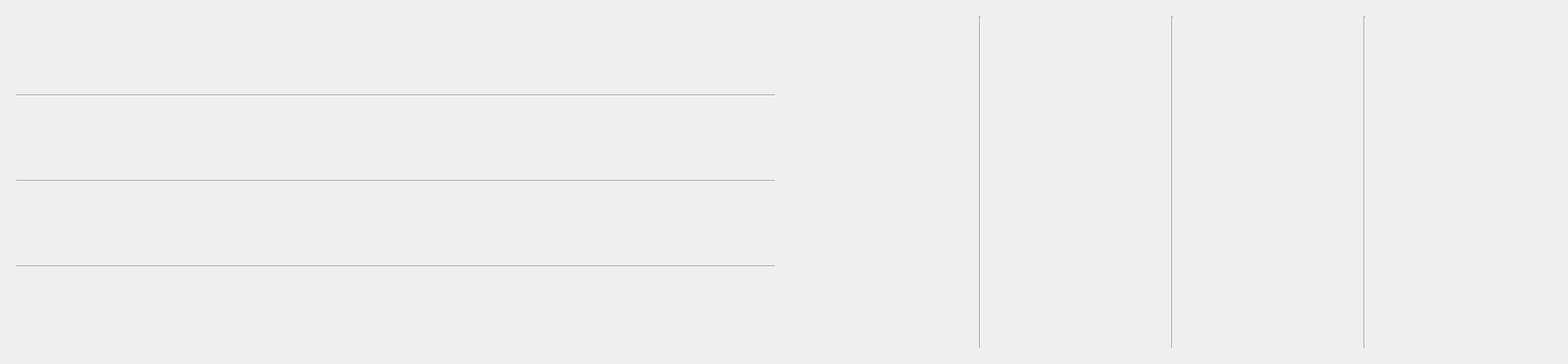
          <widget class="QWidget" name="page_17">
           <property name="geometry">
            <rect>
             <x>0</x>
             <y>0</y>
             <width>1925</width>
             <height>447</height>
            </rect>
           </property>
           <attribute name="label">
            <string>Lines/Separators</string>
           </attribute>
           <layout class="QGridLayout" name="gridLayout_5">
            <item row="0" column="0">
             <widget class="QWidget" name="widget_12" native="true">
              <layout class="QGridLayout" name="gridLayout_2">
               <item row="0" column="0">
                <widget class="Line" name="line_8">
                 <property name="orientation">
                  <enum>Qt::Orientation::Horizontal</enum>
                 </property>
                </widget>
               </item>
               <item row="1" column="0">
                <widget class="Line" name="line_9">
                 <property name="orientation">
                  <enum>Qt::Orientation::Horizontal</enum>
                 </property>
                </widget>
               </item>
               <item row="2" column="0">
                <widget class="Line" name="line_7">
                 <property name="orientation">
                  <enum>Qt::Orientation::Horizontal</enum>
                 </property>
                </widget>
               </item>
              </layout>
             </widget>
            </item>
            <item row="0" column="1">
             <widget class="QWidget" name="widget_15" native="true">
              <layout class="QGridLayout" name="gridLayout_3">
               <item row="0" column="0">
                <widget class="Line" name="line_10">
                 <property name="orientation">
                  <enum>Qt::Orientation::Vertical</enum>
                 </property>
                </widget>
               </item>
               <item row="0" column="1">
                <widget class="Line" name="line_11">
                 <property name="orientation">
                  <enum>Qt::Orientation::Vertical</enum>
                 </property>
                </widget>
               </item>
               <item row="0" column="2">
                <widget class="Line" name="line_12">
                 <property name="orientation">
                  <enum>Qt::Orientation::Vertical</enum>
                 </property>
                </widget>
               </item>
              </layout>
             </widget>
            </item>
           </layout>
          </widget>
